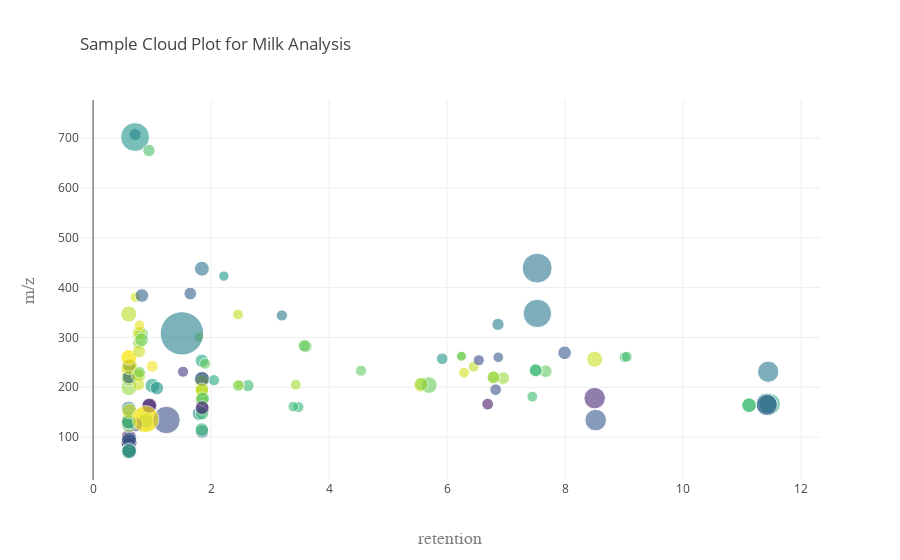

Here is the notebook cell this chart was saved with:
### Code cell
# color: the bigger the value the deeper the color

x = sig_data['row_retention_time'].as_matrix()
y = sig_data['row_m_z'].as_matrix()
colors = sig_data['p_value_whole_fat_anova'].as_matrix()
sz = sig_data['foldchange_fat_whole'].as_matrix()

fig = go.Figure(layout = layout)
fig.add_scatter(x=x,
                y=y,
                mode='markers',
                marker={'size': np.sqrt(sz)*20,
                        'color': 1-colors,
                        'opacity': 0.6,
                        'colorscale': 'Viridis'
                       });
iplot(fig)
